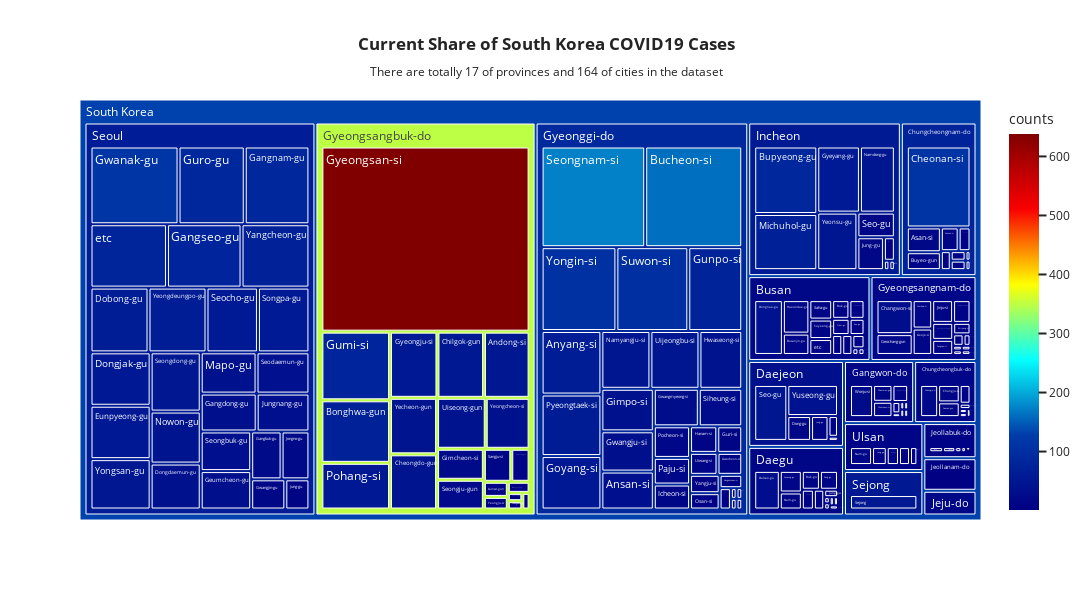

Notebook cell for this chart:
### Code cell
title_msg = "<b>Current Share of South Korea COVID19 Cases</b><br><sub>There are totally 17 of provinces and 164 of cities in the dataset</sub><br>"
fig = px.treemap(df_grouped, path=['Country', 'province', 'city'], values = 'counts', color = 'counts',
                color_continuous_scale='Jet', title = title_msg)
fig.update_layout(width=1200, height = 600, template='seaborn')
fig.show()

### Figure 1 — Plotly figure (JSON) as saved in the notebook; plotly's stock layout.template omitted (floating-point values rounded to 4 significant figures; data arrays with more than 128 entries replaced by an {"elided": "..."} marker saying what was removed)
{"data": [{"branchvalues": "total", "customdata": {"elided": "204x1 float values"}, "domain": {"x": [0, 1], "y": [0, 1]}, "hovertemplate": "labels=%{label}<br>counts_sum=%{value}<br>parent=%{parent}<br>id=%{id}<br>counts=%{color}<extra></extra>", "ids": {"elided": "204 str values"}, "labels": {"elided": "204 str values"}, "marker": {"coloraxis": "coloraxis", "colors": {"elided": "204 float values"}}, "name": "", "parents": {"elided": "204 str values"}, "type": "treemap", "values": {"elided": "204 int values"}}], "layout": {"coloraxis": {"colorbar": {"title": {"text": "counts"}}, "colorscale": [[0, "rgb(0,0,131)"], [0.2, "rgb(0,60,170)"], [0.4, "rgb(5,255,255)"], [0.6, "rgb(255,255,0)"], [0.8, "rgb(250,0,0)"], [1, "rgb(128,0,0)"]]}, "height": 600, "legend": {"tracegroupgap": 0}, "title": {"text": "<b>Current Share of South Korea COVID19 Cases</b><br><sub>There are totally 17 of provinces and 164 of cities in the dataset</sub><br>"}, "width": 1200}}
